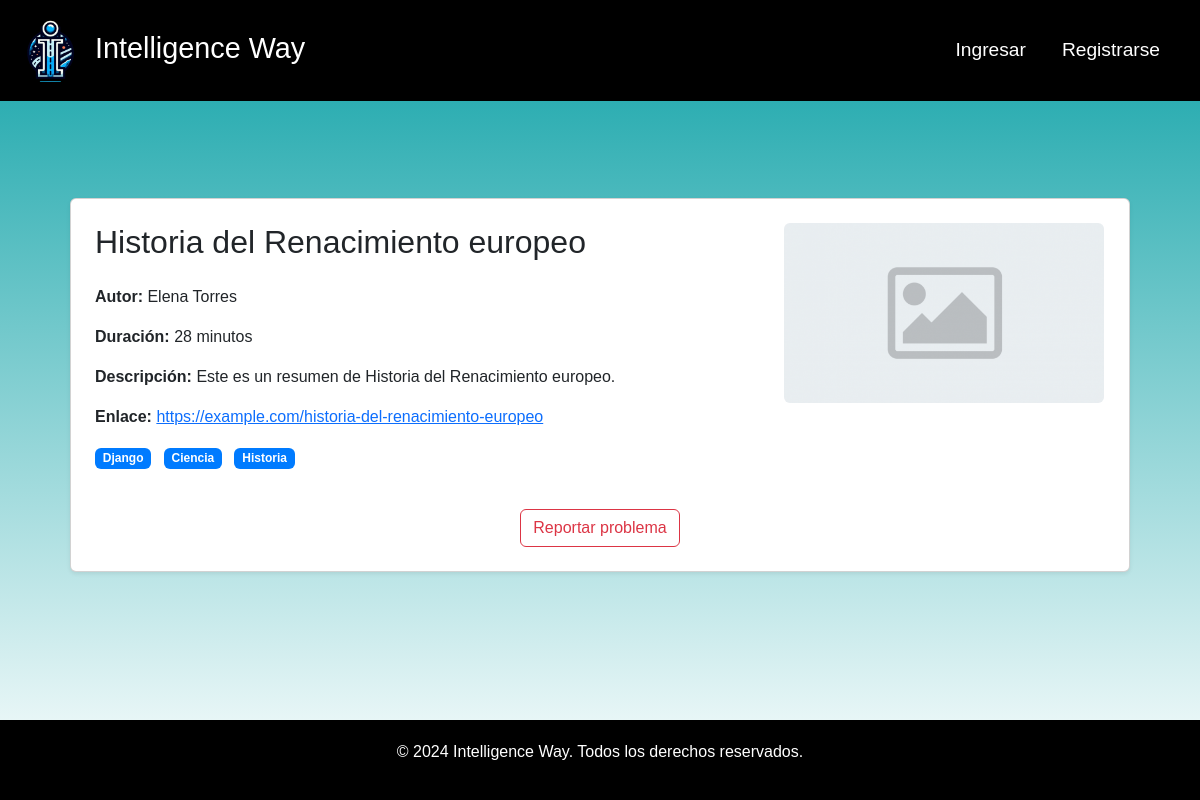
The page /route/contenido/69/ on the database its author committed.
### route/models.py (models this page shows, shortened)
class Contenido(models.Model):
    title = models.CharField(max_length=100)
    autor = models.ForeignKey(Autor, default="Autor borrado", on_delete=models.SET_DEFAULT)
    tags = models.ManyToManyField(Tag, default="Tag borrado")
    duracion = models.IntegerField()
    tipoDeContenido = models.IntegerField()
    link = models.CharField(max_length=255)
    description = models.TextField(max_length=255)
    contenidosPrevios = models.ManyToManyField('self', blank=True)
    imagen = models.ImageField(
        upload_to='IntelligenceWay/static/contenidos/img/',
        null=True, blank=True,
        default='IntelligenceWay/static/contenidos/img/default_image.jpg'
    )

class Autor(models.Model):
    nombre = models.CharField(max_length=50)
    def __str__(self):
        return f'{self.nombre}'

class Tag(models.Model):
    tagName = models.CharField(max_length=50)

### route/views.py (the view, shortened to what this page needs)
# urls.py: path('contenido/<int:pk>/', views.ContenidoDetailView.as_view(), name='contenido_detail'),
class ContenidoDetailView(FormMixin, DetailView):
    model = Contenido
    template_name = 'contenido_detail.html'
    context_object_name = 'contenido'
    form_class = ReporteForm

### route/templates/contenido_detail.html (shortened to what this page needs)
{% extends "base.html" %}
{% block content %}
<div class="container mt-5">
    <div class="card shadow-sm p-4" id="contenidoContainer">
        <div class="row">
            <div class="col-md-8">
                <div>
                    <h2 class="mb-4">{{ contenido.title }}</h2>
                    <p><strong>Autor:</strong> {{ contenido.autor }}</p>
                    <p><strong>Duración:</strong> {{ contenido.duracion }} minutos</p>
                    <p><strong>Descripción:</strong> {{ contenido.description }}</p>
                    <p><strong>Enlace:</strong>
                        <a href="{{ contenido.link }}" target="_blank">{{ contenido.link }}</a>
                    </p>
                    {% if contenido.tags.all %}
                        <ul class="list-inline">
                            {% for tag in contenido.tags.all %}
                                <li class="list-inline-item">
                                    <span class="badge badge-secondary" style="background-color: #007bff; color: white;">{{ tag.tagName }}</span>
                                </li>
                            {% endfor %}
                        </ul>
                    {% else %}
                        <span>No hay tags disponibles.</span>
                    {% endif %}
                </div>
            </div>
            <div class="col-md-4">
                <img src="{{ contenido.imagen.url }}" alt="{{ contenido.title }}" class="img-fluid rounded" style="width:320px; height: auto;">
            </div>
        </div>
        <div class="text-center mt-4">
            <button class="btn btn-outline-danger" onclick="showReportForm()">Reportar problema</button>
        </div>
    </div>
</div>
{% endblock %}

### IntelligenceWay/static/css/styles.css (style rules this page uses)
body { font-family: Arial, sans-serif; margin: 0; color: #2B2D42; background: linear-gradient(to bottom, rgb(15, 162, 167), rgba(255, 255, 255, 0.712)); height: 100vh; margin: 0; }
.container { width: 100%; height: 100%; padding: 20px; }

### rows shown on the page
Contenido: title "Historia del Renacimiento europeo", autor "Elena Torres", duracion "28", description "Este es un resumen de Historia del Renacimiento europeo.", link "https://example.com/historia-del-renacimiento-europeo", imagen (placeholder picture)
Tag: tagName "Django"
Tag: tagName "Ciencia"
Tag: tagName "Historia"
